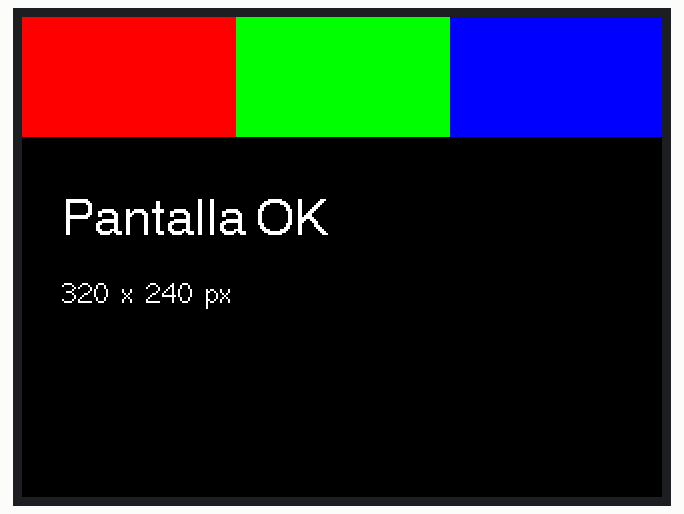
This sketch was run on a simulated ESP32. Shown: 320×240 colour display. What the sketch prints to the serial monitor is not drawn.

Above: at 0.3 s.

The sketch:

02b_pantalla_cyd.ino
```cpp
/* 02b_pantalla_cyd
   Prueba de la pantalla de la ESP32-2432S028R «Cheap Yellow Display»
   (ILI9341, 240x320). Requiere copiar el User_Setup.h del repositorio
   de witnessmenow dentro de libraries/TFT_eSPI (ver el curso). */

#include <TFT_eSPI.h>

TFT_eSPI tft = TFT_eSPI();

void setup() {
  Serial.begin(115200);
  tft.init();
  tft.setRotation(1);           // horizontal: 320 de ancho x 240 de alto
  tft.fillScreen(TFT_BLACK);

  tft.fillRect(0,   0, 107, 60, TFT_RED);
  tft.fillRect(107, 0, 107, 60, TFT_GREEN);
  tft.fillRect(214, 0, 106, 60, TFT_BLUE);

  tft.setTextColor(TFT_WHITE, TFT_BLACK);
  tft.drawString("Pantalla OK", 20, 90, 4);
  tft.drawString("320 x 240 px", 20, 130, 2);
  Serial.println("Pantalla inicializada");
}

void loop() {
}
```
